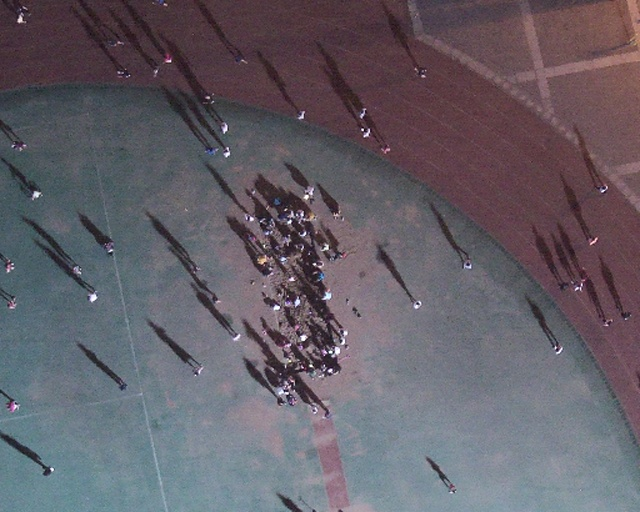
#> input picture pj3/dataset/train/rgb/1036.jpg, 640 x 512 px, given in place of 1730.jpg, which was not available
$ python dataCrop.py
#> lines starting #> are read from the running program, lines starting #| are printed output that depends on the picture; pictures that were not available may be replaced by others from this repository, and a replacement may not be noted
from PIL import Image
import os
import xml.etree.ElementTree as ET
import random

def crop_and_resize_image_and_xml(input_rgb_file, input_tir_file, input_xml_file, output_rgb_file, output_tir_file, output_xml_file, crop_scale):
    # 处理图像文件
#> called with input_rgb_file = './dataset/train/rgb/1730.jpg', input_tir_file = './dataset/train/tir/1730R.jpg', input_xml_file = './dataset/train/labels/1730R.xml', output_rgb_file = './dataset/train/rgb/_Crop1730.jpg', output_tir_file = './dataset/train/tir/_Crop1730R.jpg', output_xml_file = './dataset/train/labels/_Crop1730R.xml', crop_scale = 0.5
    img = Image.open(input_rgb_file)
#> img is the input picture: PIL image 640x512 RGB; mean R, G, B 100, 94.8, 103.2
    width, height = img.size
#> width = 640; height = 512
    right = width*0.5 + width*crop_scale*0.5
#> right = 480
    bottom = height*0.5 + height*crop_scale*0.5
#> bottom = 384
    left = width*0.5 - width*crop_scale*0.5
#> left = 160
    top = height*0.5 - height*crop_scale*0.5
#> top = 128
    cropped_img = img.crop((left, top, right, bottom))
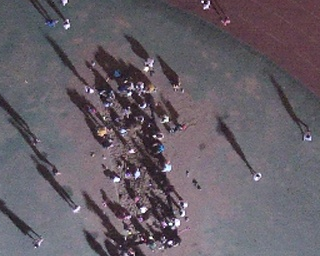
#> cropped_img: PIL image 320x256 RGB; mean R, G, B 102.8, 95.2, 103.7
    cropped_img = cropped_img.resize((width, height))  # 将裁剪后的图像缩放回原始尺寸
#> cropped_img: PIL image 640x512 RGB
    cropped_img.save(output_rgb_file)

    # 处理tir图像文件
    img2 = Image.open(input_tir_file)
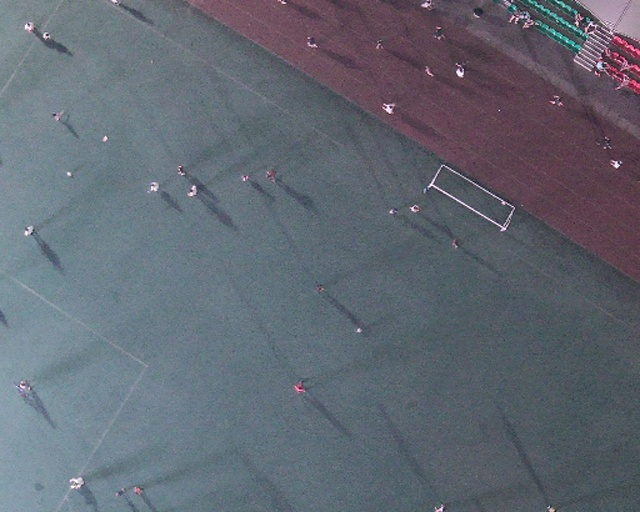
#> input picture pj3/dataset/train/rgb/1061.jpg, 640 x 512 px, given in place of 1730R.jpg, which was not available
#> img2 is the input picture: PIL image 640x512 RGB; mean R, G, B 98, 103.9, 114.3
    cropped_img2 = img2.crop((left, top, right, bottom))
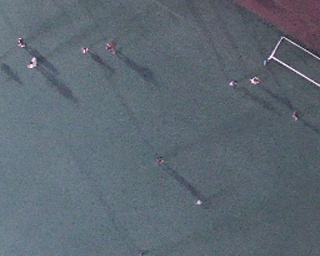
#> cropped_img2: PIL image 320x256 RGB; mean R, G, B 93.3, 104.4, 114.4
    cropped_img2 = cropped_img2.resize((width, height))  # 将裁剪后的图像缩放回原始尺寸
#> cropped_img2: PIL image 640x512 RGB
    cropped_img2.save(output_tir_file)


    #处理XML文件
#> (the run stopped early here; a loop or call above may not have finished)
